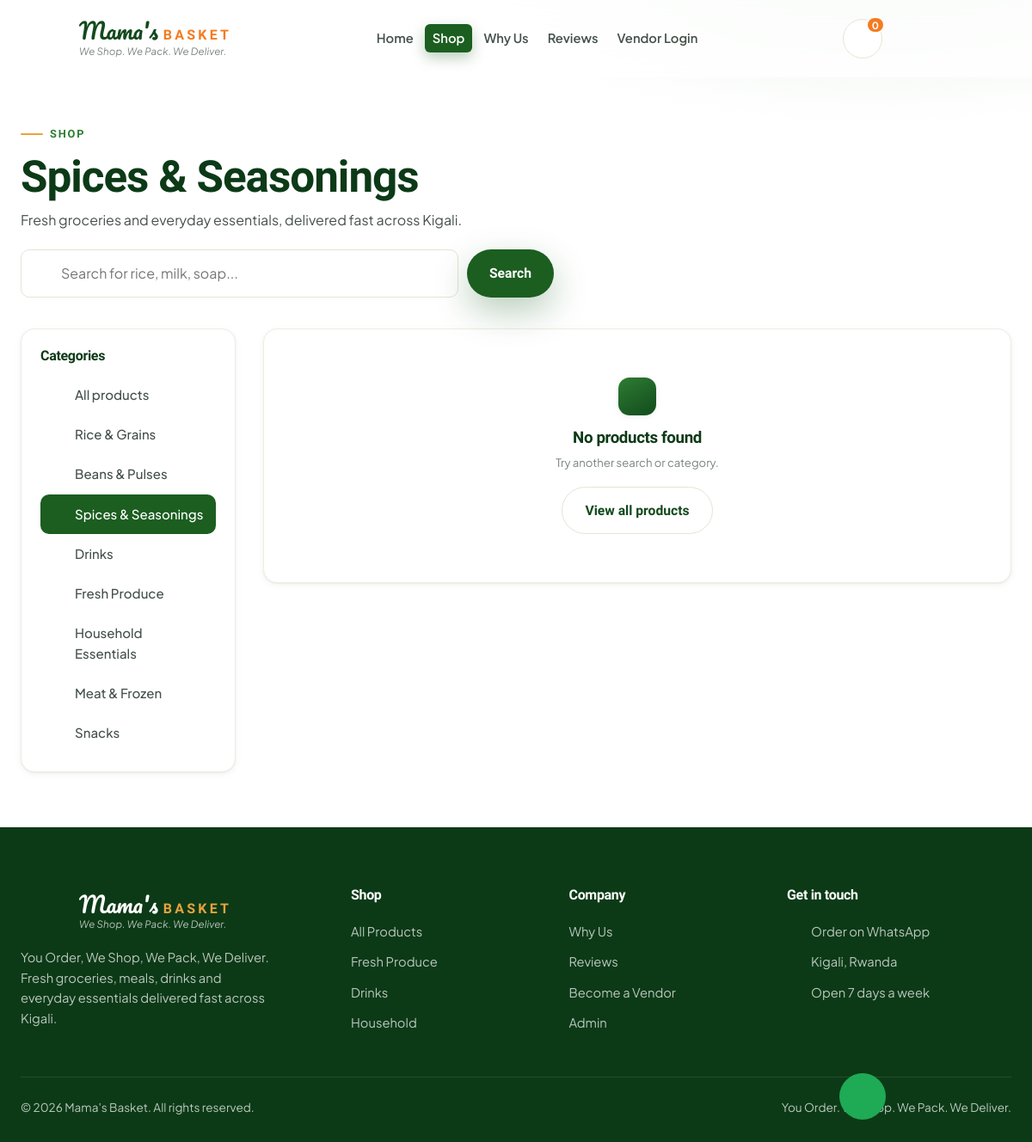
The app's page /shop.php?cat=spices-seasonings with its own data.
### tables this page shows
CREATE TABLE IF NOT EXISTS categories (
    id        INT AUTO_INCREMENT PRIMARY KEY,
    name      VARCHAR(120) NOT NULL,
    slug      VARCHAR(140) NOT NULL UNIQUE,
    icon      VARCHAR(80)  DEFAULT NULL,  
    sort_order INT DEFAULT 0
);

### includes/db.php (called while the page is built, shortened)
<?php
function db(): PDO
{
    static $pdo = null;
    if ($pdo instanceof PDO) {
        return $pdo;
    }
    $dsn = 'mysql:host=' . DB_HOST . ';dbname=' . DB_NAME . ';charset=utf8mb4';
    $options = [
        PDO::ATTR_ERRMODE            => PDO::ERRMODE_EXCEPTION,
        PDO::ATTR_DEFAULT_FETCH_MODE => PDO::FETCH_ASSOC,
        PDO::ATTR_EMULATE_PREPARES   => false,
    ];
    try {
        $pdo = new PDO($dsn, DB_USER, DB_PASS, $options);
    } catch (PDOException $e) {
        http_response_code(500);
        exit('Database connection failed. Please try again later.');
    }
    return $pdo;
}

### shop.php (the view, shortened to what this page needs)
<?php
require_once __DIR__ . '/includes/functions.php';
$catSlug = isset($_GET['cat']) ? trim($_GET['cat']) : '';
$q       = isset($_GET['q']) ? trim($_GET['q']) : '';
$categories = [];
$products = [];
$activeCat = null;
try {
    $categories = db()->query("SELECT * FROM categories ORDER BY sort_order, name")->fetchAll();
    $sql = "SELECT p.*, v.shop_name, c.name AS category_name, c.slug AS category_slug
            FROM products p
            JOIN vendors v ON v.id = p.vendor_id AND v.status='approved'
            LEFT JOIN categories c ON c.id = p.category_id
            WHERE 1=1";
    $params = [];
    if ($catSlug !== '') {
        $sql .= " AND c.slug = ?";
        $params[] = $catSlug;
        foreach ($categories as $c) { if ($c['slug'] === $catSlug) $activeCat = $c; }
    }
    $sql .= " ORDER BY p.in_stock DESC, p.created_at DESC";
    $stmt = db()->prepare($sql);
    $stmt->execute($params);
    $products = $stmt->fetchAll();
} catch (Throwable $e) {  }
require __DIR__ . '/includes/header.php';
?>
<section class="shop-hero">
    <div class="container">
        <span class="eyebrow">Shop</span>
        <h1><?= $activeCat ? e($activeCat['name']) : 'All products' ?></h1>
        <p>Fresh groceries and everyday essentials, delivered fast across Kigali.</p>
        <form class="shop-search" method="get" action="/shop.php">
            <span class="si"><?= icon('search', 'icon', 20) ?></span>
            <input class="input" type="search" name="q" value="<?= e($q) ?>" placeholder="Search for rice, milk, soap...">
            <button class="btn btn-green" type="submit">Search</button>
        </form>
    </div>
</section>
<section class="section-sm" style="padding-top:28px">
    <div class="container shop-layout">
        <aside class="shop-side">
            <h4>Categories</h4>
            <ul class="cat-list">
                <li><a href="/shop.php" class="<?= $catSlug === '' ? 'active' : '' ?>"><?= icon('grid', 'icon', 18) ?> All products</a></li>
                <?php foreach ($categories as $c): ?>
                <li><a href="/shop.php?cat=<?= e($c['slug']) ?>" class="<?= $catSlug === $c['slug'] ? 'active' : '' ?>"><?= icon($c['icon'] ?: 'box', 'icon', 18) ?> <?= e($c['name']) ?></a></li>
                <?php endforeach; ?>
            </ul>
        </aside>
        <div class="shop-main">
            <?php if ($products): ?>
            <div class="shop-count"><?= count($products) ?> product<?= count($products) === 1 ? '' : 's' ?><?= $q ? ' for "' . e($q) . '"' : '' ?></div>
            <div class="product-grid shop-grid">
                <?php foreach ($products as $i => $p): ?>
                <article class="product-card reveal" data-delay="<?= ($i % 4) * 50 ?>">
                    <a class="product-thumb" href="/product.php?id=<?= (int)$p['id'] ?>">
                        <?php if ($p['image_url']): ?>
                            <img src="<?= e(asset($p['image_url'])) ?>" alt="<?= e($p['name']) ?>" loading="lazy">
                        <?php else: ?><span class="ph"><?= icon('image', 'icon', 54) ?></span><?php endif; ?>
                        <?php if ($p['category_name']): ?><span class="product-tag"><?= e($p['category_name']) ?></span><?php endif; ?>
                    </a>
                    <div class="product-body">
                        <span class="product-vendor"><?= icon('tag', 'icon', 13) ?> <?= e($p['shop_name']) ?></span>
                        <a class="product-name" href="/product.php?id=<?= (int)$p['id'] ?>"><?= e($p['name']) ?></a>
                        <div class="product-foot">
                            <span class="product-price"><?= money($p['price']) ?> <?php if ($p['unit']): ?><small><?= e($p['unit']) ?></small><?php endif; ?></span>
                            <?php if ($p['in_stock']): ?>
                                <button class="add-btn" data-add="<?= (int)$p['id'] ?>" aria-label="Add to cart"><?= icon('plus', 'icon', 20) ?></button>
                            <?php else: ?>
                                <span class="out-stock">Sold out</span>
                            <?php endif; ?>
                        </div>
                    </div>
                </article>
                <?php endforeach; ?>
            </div>
            <?php else: ?>
            <div class="panel" style="padding:56px;text-align:center">
                <span class="brand-mark" style="margin:0 auto 16px"><?= icon('search') ?></span>
                <h3 style="color:var(--green-900);margin-bottom:8px">No products found</h3>
                <p class="hint"><?= $q || $catSlug ? 'Try another search or category.' : 'Approved vendors will list products here soon.' ?></p>
                <?php if ($q || $catSlug): ?><a href="/shop.php" class="btn btn-ghost" style="margin-top:18px">View all products</a><?php endif; ?>
            </div>
            <?php endif; ?>
        </div>
    </div>
</section>
<?php require __DIR__ . '/includes/footer.php'; ?>

### includes/functions.php (shortened to what this page needs)
<?php
require_once __DIR__ . '/db.php';
function e(?string $v): string
{
    return htmlspecialchars($v ?? '', ENT_QUOTES, 'UTF-8');
}
function icon(string $name, string $class = 'icon', int $size = 24): string
{
    $body = $paths[$name] ?? $paths['box'];
    return '<svg class="' . e($class) . '" width="' . $size . '" height="' . $size . '" '
        . 'viewBox="0 0 24 24" fill="none" stroke="currentColor" stroke-width="1.8" '
        . 'stroke-linecap="round" stroke-linejoin="round" aria-hidden="true">' . $body . '</svg>';
}

### records on screen
categories: name "Spices & Seasonings"
categories: name "Rice & Grains"
categories: name "Beans & Pulses"
categories: name "Drinks"
categories: name "Fresh Produce"
categories: name "Household Essentials"
categories: name "Meat & Frozen"
categories: name "Snacks"

### other values on screen
cart_count() "0"
